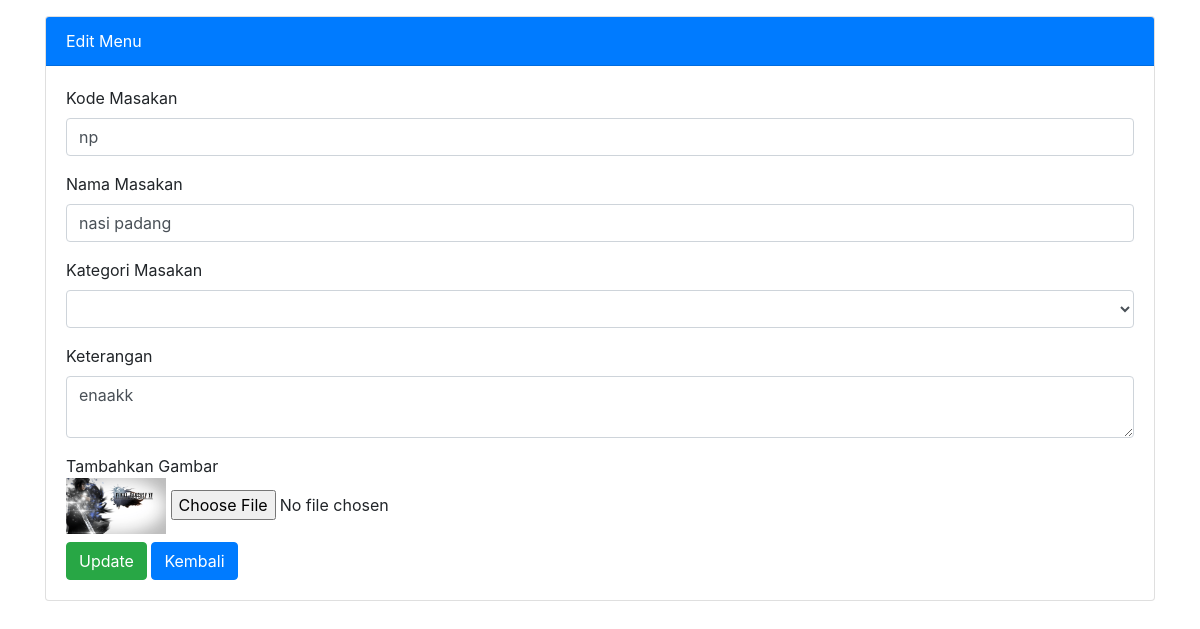
/edit.php?hal=edit&id=5 (signed in), run on the app's committed database.
### tables this page shows
CREATE TABLE `tbmasakan` (
  `id_masakan` int(10) NOT NULL,
  `id_kategori` int(10) NOT NULL,
  `kode` varchar(10) NOT NULL,
  `nama` varchar(100) NOT NULL,
  `keterangan` varchar(200) NOT NULL,
  `gambar` varchar(100) NOT NULL
);

### edit.php (the view, shortened to what this page needs)
<?php
	include 'koneksi.php';
	if (isset($_GET['hal'])) {
		if($_GET['hal'] == "edit"){
			$id = $_GET['id'];
			$tampil = mysqli_query($conn, "SELECT * FROM tbmasakan INNER JOIN tbkategori ON tbmasakan.id_kategori = tbkategori.id_kategori WHERE id_masakan = '$id' ");
			$r = mysqli_fetch_array($tampil);
			if($r){
				$tkode = $r['kode'];
				$tnama = $r['nama'];
				$tketerangan = $r['keterangan'];
				$tgambar = $r['gambar'];
				}
			}
	}
?>
<!DOCTYPE html>
<html>
<head>
	<link rel="stylesheet" type="text/css" href="css/bootstrap.min.css">
</head>
<body>
	<div class="container">
		<div class="card mt-3">
	  		<div class="card-header bg-primary text-white">
	    	Edit Menu
	  		</div>
		  		<div class="card-body">
		    		<form method="post" action="prosesedit.php" enctype="multipart/form-data">
		    			<div class="form-group">
		    					<label>Kode Masakan</label>
			    				<br>
			    				<input type="text" name="tkode" value="<?php echo ($tkode) ?>" class="form-control" placeholder="Input Kode Masakan!" required>
		    			</div>
		    			<div class="form-group">
		    					<label>Nama Masakan</label>
			    				<br>
			    				<input type="text" name="tnama" value="<?php echo ($tnama) ?>" class="form-control" placeholder="Input Nama Masakan!" required>
		    			</div>
		    			<div class="form-group">
		    					<label>Kategori Masakan</label>
		    					<br>
			    				<select class="form-control" name="tkategori">
			    					<option></option>
			    					<?php
			    						include 'koneksi.php';
			    						$query = "SELECT * FROM tbkategori";
			    						$sql = mysqli_query($conn, $query);
			    						while ($data = mysqli_fetch_array($sql)){
			    							echo'<option value= "'.$data['id_kategori'].'">
			    							'.$data["kategori_masakan"].'
			    							</option>';
			    						}
			    					?>
			    				</select>
		    			</div>
		    			<div class="form-group">
		    					<label>Keterangan</label>
			    				<br>
			    				<textarea name="tketerangan"  class="form-control" placeholder="Tambah keterangan bila perlu!"><?php echo ($tketerangan)?></textarea>
		    			</div>
		    			<div>
		    				<label>
		    					Tambahkan Gambar
		    					<br>
		    					<img src="gambar/<?php echo($tgambar)?>" width="100px"/>
		    					<input type="file" name="tgambar">
		    				</label>
		    			</div>
		    			<button type="submit" class="btn btn-success" name="bupdate">Update</button>
		    			<a href="index.php" class="btn btn-primary">Kembali</a>
		    		</form>
		  		</div>
			</div>
			</div>
</body>
</html>

### data on the page
tbmasakan: tkode "np", tnama "nasi padang", tketerangan "enaakk", gambar (picture)
